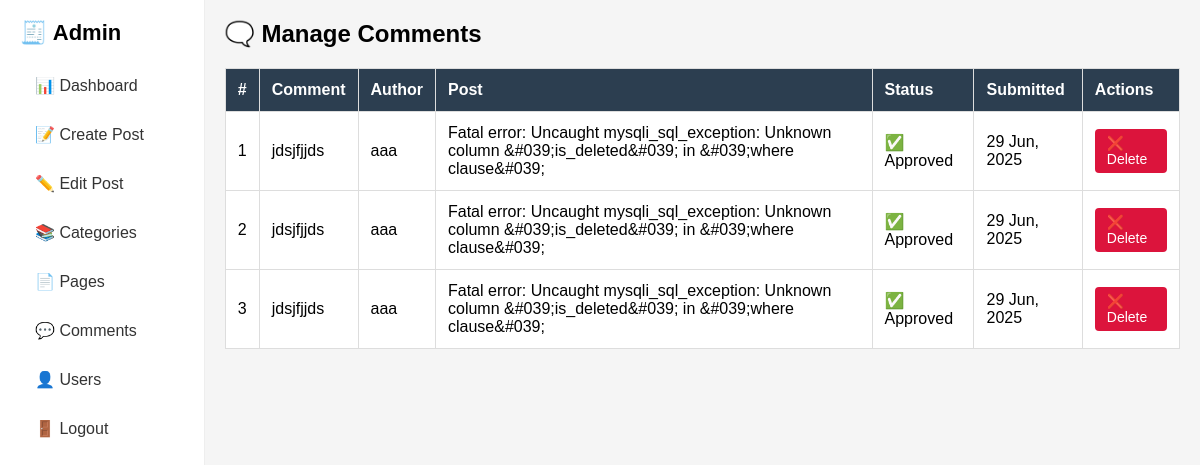
Page /admin/manage-comments.php on the committed database.
### tables this page shows
CREATE TABLE `comments` (
  `id` int(11) NOT NULL,
  `post_id` int(11) NOT NULL,
  `author_name` varchar(100) DEFAULT NULL,
  `comment` text NOT NULL,
  `is_approved` tinyint(1) DEFAULT 0,
  `created_at` datetime DEFAULT current_timestamp(),
  `is_deleted` tinyint(1) DEFAULT 0
);

CREATE TABLE `posts` (
  `id` int(11) NOT NULL,
  `title` varchar(255) NOT NULL,
  `short_description` text NOT NULL,
  `content` text NOT NULL,
  `image_path` varchar(255) DEFAULT NULL,
  `created_at` datetime DEFAULT current_timestamp(),
  `is_deleted` tinyint(1) DEFAULT 0,
  `category_id` int(11) DEFAULT NULL
);

### admin/manage-comments.php (the view, shortened to what this page needs)
<?php
require_once '../includes/db.php';
$sql = "
    SELECT comments.id, comments.comment, comments.author_name, comments.created_at, comments.is_approved, posts.title
    FROM comments
    JOIN posts ON comments.post_id = posts.id
    WHERE comments.is_deleted = 0
    ORDER BY comments.created_at DESC
    LIMIT 50
";
$result = $conn->query($sql);
?>
<!DOCTYPE html>
<html lang="en">
<head>
</head>
<body>
<div class="sidebar" id="sidebar">
    <h2>🧾 Admin</h2>
  <a href="dashboard.php">📊 Dashboard</a>
    <a href="create-post.php">📝 Create Post</a>
    <a href="edit-post.php">✏️ Edit Post</a>
    <a href="categories.php">📚 Categories</a>
    <a href="pages.php">📄 Pages</a>
    <a href="manage-comments.php">💬 Comments</a>
    <a href="users.php">👤 Users</a>
    <a href="logout.php">🚪 Logout</a>
</div>
<div class="main-content">
    <h2>🗨️ Manage Comments</h2>
    <div class="table-container">
        <table>
            <thead>
                <tr>
                    <th>#</th>
                    <th>Comment</th>
                    <th>Author</th>
                    <th>Post</th>
                    <th>Status</th>
                    <th>Submitted</th>
                    <th>Actions</th>
                </tr>
            </thead>
            <tbody>
                <?php if ($result && $result->num_rows > 0): $i = 1; ?>
                    <?php while ($row = $result->fetch_assoc()): ?>
                        <tr>
                            <td><?= $i++ ?></td>
                            <td><?= htmlspecialchars($row['comment']) ?></td>
                            <td><?= htmlspecialchars($row['author_name']) ?></td>
                            <td><?= htmlspecialchars($row['title']) ?></td>
                            <td><?= $row['is_approved'] ? '✅ Approved' : '⏳ Pending' ?></td>
                            <td><?= date('d M, Y', strtotime($row['created_at'])) ?></td>
                            <td>
                                <a href="?delete_id=<?= $row['id'] ?>" class="btn delete-btn" onclick="return confirm('Delete this comment?')">❌ Delete</a>
                            </td>
                        </tr>
                    <?php endwhile; ?>
                <?php else: ?>
                    <tr><td colspan="7">No comments found.</td></tr>
                <?php endif; ?>
            </tbody>
        </table>
    </div>
</div>
</body>
</html>

### admin/manage-comments.php (style rules this page uses)
* { box-sizing: border-box; margin: 0; padding: 0; }
body { font-family: Arial, sans-serif; display: flex; min-height: 100vh; background: #f5f5f5; }
.sidebar { width: 240px; background-color: white; padding: 20px; border-right: 1px solid #eee; transition: transform 0.3s ease; height: 100vh; }
.sidebar h2 { font-size: 22px; margin-bottom: 20px; }
.sidebar a { display: block; padding: 10px 15px; margin-bottom: 10px; color: #333; text-decoration: none; border-radius: 5px; }
.main-content { flex-grow: 1; padding: 20px; width: 100%; }
.table-container { overflow-x: auto; margin-top: 20px; }
table { width: 100%; border-collapse: collapse; background: white; }
th, td { padding: 12px; border: 1px solid #ddd; text-align: left; }
th { background-color: #2c3e50; color: white; }
.btn { padding: 6px 12px; border-radius: 4px; font-size: 14px; text-decoration: none; display: inline-block; }
.delete-btn { background-color: crimson; color: white; }

### rows in the picture
comments: comment "jdsjfjjds", author_name "aaa", post.title "Fatal error: Uncaught mysqli_sql_exception: Unknown column &#039;is_deleted&#039; in &#039;where clause&#039;", is_approved "✅ Approved", created_at "29 Jun, 2025"
comments: comment "jdsjfjjds", author_name "aaa", post.title "Fatal error: Uncaught mysqli_sql_exception: Unknown column &#039;is_deleted&#039; in &#039;where clause&#039;", is_approved "✅ Approved", created_at "29 Jun, 2025"
comments: comment "jdsjfjjds", author_name "aaa", post.title "Fatal error: Uncaught mysqli_sql_exception: Unknown column &#039;is_deleted&#039; in &#039;where clause&#039;", is_approved "✅ Approved", created_at "29 Jun, 2025"
